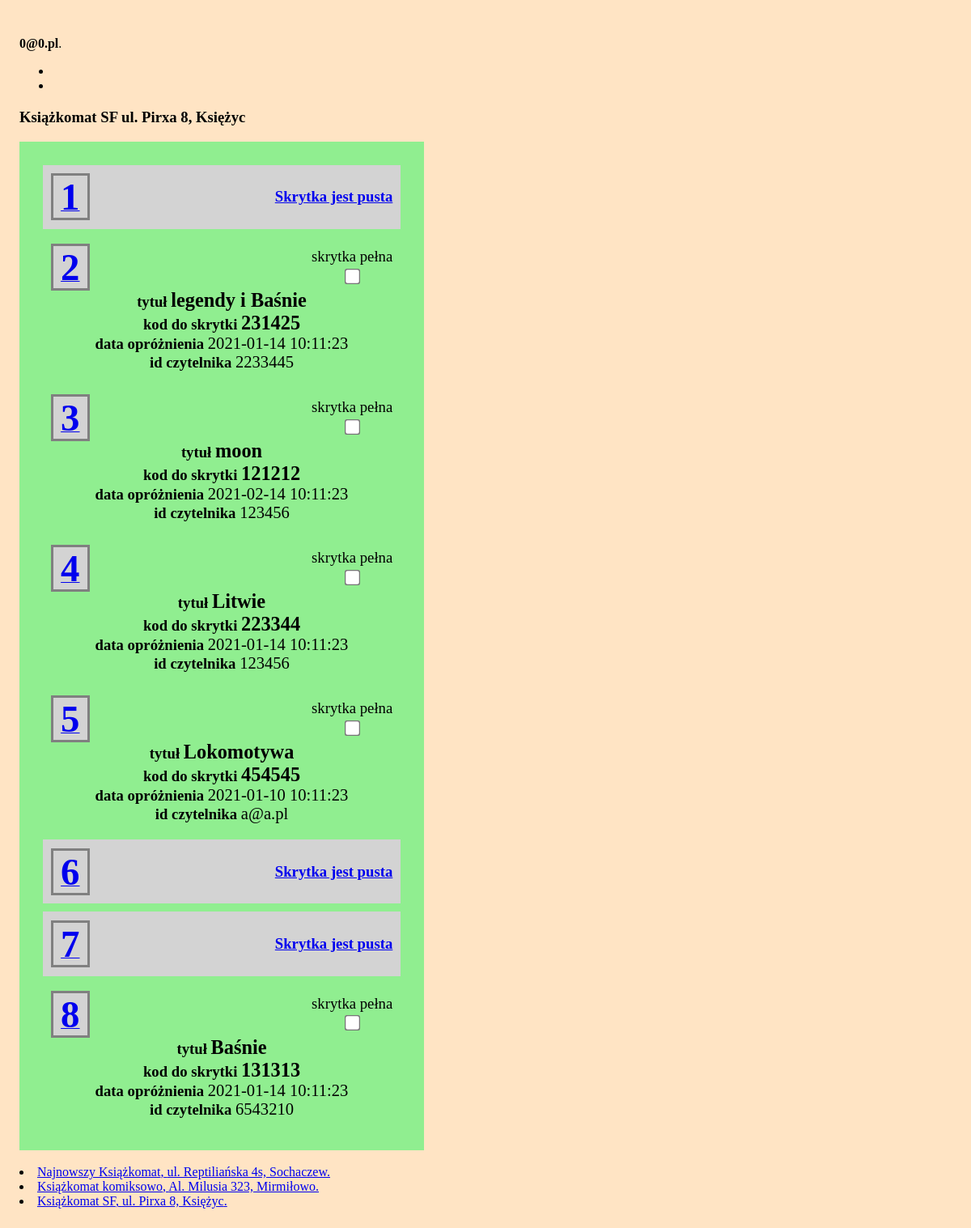
/machine.php?id=13 (signed in), run on the app's committed database.
### tables this page shows
CREATE TABLE "unit" (
    "unit_id" INTEGER PRIMARY KEY AUTOINCREMENT NOT NULL,
    "unit_name" TEXT,
    "unit_address" TEXT,
    "number_columns" INTEGER,
    "number_box" INTEGER
);

CREATE TABLE "user" (
    "id" INTEGER PRIMARY KEY AUTOINCREMENT NOT NULL,
    "date_insertion" DATETIME,
    "title" TEXT,
    "access_code" INTEGER,
    "user_id" INTEGER,
    "box_nr" INTEGER,
    "unit_id" INTEGER
);

### machine.php (the view, shortened to what this page needs)
<?php
require 'config.php';
$db = new MyDB($dbfile);
$selected_unit = filter_input(INPUT_GET, 'id', FILTER_VALIDATE_INT);
$stm = $db->query("SELECT unit_id, unit_name, unit_address, number_box FROM unit");
while ($row = $stm->fetchArray(1)) {
    $unit_id = $row['unit_id'];
    $unit_name = $row['unit_name'];
    $unit_address = $row['unit_address'];
    $unit = "<li><a href=\"?id=$unit_id\">$unit_name, $unit_address.</a></li>";
    $all_units .= $unit;
}
function selected_machine($db, $selected_unit)
{
    $unit_name = "";
    $unit_address = "";
    $number_box = "";
    $stm = $db->prepare("SELECT * from unit where unit_id = :unit_id");
    $stm->bindValue(':unit_id', $selected_unit);
    $score = $stm->execute();
    while ($row = $score->fetchArray(1)) {
        $unit_name = $row['unit_name'];
        $unit_address = $row['unit_address'];
        $number_columns = $row['number_columns'];
        $number_box = $row['number_box'];
    };
    $numbox = 1;
    $k = 1;
    $r = 0;
    $drawing_start = "\n<div  class=\"edycja\">\n";
    $drawing_body = "";
    while ($numbox <= $number_box) {
        $score_box = $db->query("SELECT * from user where box_nr = $numbox and unit_id = $selected_unit");
        $date_insertion = "";
        $title = "";
        $access_code = "";
        $user_id = "";
        while ($row_box = $score_box->fetchArray(1)) {
            $date_insertion = $row_box['date_insertion'];
            $title = $row_box['title'];
            $access_code = $row_box['access_code'];
            $user_id = $row_box['user_id'];
        };
        if (strlen($date_insertion) > 1) {
            $single_box = "<div class=\"grid-item pelna\">
        <div class=\"flekser\"><a href=\"edit-box.php?box=$selected_unit&id=$numbox\"><span class=\"box-number\">$numbox</span></a>
        <div class=\"panel-checkboxes\"><label>skrytka pełna<br><input type=\"checkbox\"></label></div>
        </div><a href=\"edit-box.php?box=$selected_unit&id=$numbox\" class=\"decoration-none\">
        <div>tytuł <span class=\"main-data\">$title</span>
        </div>
        <div>kod do skrytki <span class=\"main-data\">$access_code</span></div>
        <div>data opróżnienia <span class=\"highlighted-description\">$date_insertion</span></div>
        <div>id czytelnika <span class=\"highlighted-description\">$user_id</span></div>
        </a>\n</div>";
        } else {
            $single_box = "<div class=\"grid-item pusta\">
        <div class=\"flekser\"><a href=\"edit-box.php?box=$selected_unit&id=$numbox\"><span class=\"box-number\">$numbox</span></a>
        <p class=\"alert\"><a href=\"edit-box.php?box=$selected_unit&id=$numbox\">Skrytka jest pusta</a></p>
        </div>
        </div>";
        }
        $drawing_body = $drawing_body . " $single_box  ";
        if ($k < $number_columns) {
            $k++;
            $r++;
        } else {
            $k = 1;
            $drawing_body = $drawing_body . "";
        }
        $numbox++;
    }
    $drawing_stop = "</div>\n";
    $drawing_selected_machine = $drawing_start . $drawing_body . $drawing_stop;
    $unit_info = array($drawing_selected_machine, $unit_name, $unit_address);
    return $unit_info;
}
$unit_info = selected_machine($db, $selected_unit);
$select_machine = $unit_info[1] . " " . $unit_info[2];
$all_units_after = "";
if (is_int($selected_unit)) {
    $unit_template = $unit_info[0];
    $all_units_after = $all_units;
} else {
    $select_machine = $info['select_machine'];
    $unit_template = "";
    $select_machine_after = "";
}
echo $page_head . "\n\t\t<title>" . $info['machine_title']; ?></title>
</head>
<body>
    <?php
    if (isset($_SESSION["name"])) {
    ?>
        <header class="page-header">
            <?php echo $info['admin_login_info'] . " <b>" . $_SESSION['name']; ?></b>.<br>
        </header>
        <nav>
            <ul>
                <li><?php echo $info['admin_logout']; ?></li>
                <li><?php echo $info['admin_page']; ?></li>
            </ul>
        </nav>
        <main role="main">
            <section>
                <h3 class=""><?php echo $select_machine; ?></h3>
            </section>
            <section>
                <h3 class=""><?php echo $unit_template;  ?></h3>
                <?php echo $all_units_after; ?>
            </section>
        </main>
    <?php
    } else {
        echo '<header class="page-header">
        <h1>' . $info["machine_message"] . '</h1>
        <h2><a href="login.php">' . $info["login_first"] . '</a></h2>
    </header>';
    }
    ?>
</body>
</html>

### config.php (shortened to what this page needs)
<?php
$all_units = "";
$page_head = "<!DOCTYPE html>
<html lang=\"pl-PL\">
    <head>
        <meta charset=\"UTF-8\" />
        <link rel=\"stylesheet\" type=\"text/css\" href=\"../style.css\" />
        <meta name=\"viewport\" content=\"width=device-width, initial-scale=1\">";

### style.css (style rules this page uses)
.grid-item { padding: 10px; margin: 10px; text-align: center; }
.pelna { background: lightgreen; color: black; }
.pusta { background: lightgray; color: black; }
.main-data { font-weight: bold; font-size: 1.3em; }
.highlighted-description { font-weight: normal; font-size: 1.1em; color: #000; }
.flekser { display: flex; flex-direction: row; justify-content: space-between; align-items: center; }
.box-number { font-size: 2.5em; font-weight: bold; border-color: gray; background-color: lightgray; border-style: solid; margin-right: .2em; padding-left: 0.2em; padding-right: .2em; }
.panel-checkboxes { font-size: 1em; font-weight: normal; padding: 0 15 0 15px; text-align: center; }
.decoration-none { text-decoration: none; color: black; }
.edycja { background: lightgreen; color: black; padding: 1em; margin-bottom: 1em; }
.alert { color: red; text-align: center; }
input[type=checkbox] { transform: scale(1.5); cursor: pointer; }
input { cursor: pointer; margin-top: .5em; margin-bottom: .5em; }
body { padding: 1em; background-color: bisque; width: 500px; }

### data on the page
unit: select_machine "Książkomat SF ul. Pirxa 8, Księżyc", unit_name "Książkomat SF", unit_address "ul. Pirxa 8, Księżyc"
user: title "legendy i Baśnie", access_code "231425", date_insertion "2021-01-14 10:11:23", user "2233445"
user: title "moon", access_code "121212", date_insertion "2021-02-14 10:11:23", user "123456"
user: title "Litwie", access_code "223344", date_insertion "2021-01-14 10:11:23", user "123456"
user: title "Lokomotywa", access_code "454545", date_insertion "2021-01-10 10:11:23", user "a@a.pl"
user: title "Baśnie", access_code "131313", date_insertion "2021-01-14 10:11:23", user "6543210"
unit: unit_name "Najnowszy Książkomat", unit_address "ul. Reptiliańska 4s, Sochaczew"
unit: unit_name "Książkomat komiksowo", unit_address "Al. Milusia 323, Mirmiłowo"

### other printed values
$_SESSION['name'] "0@0.pl"
